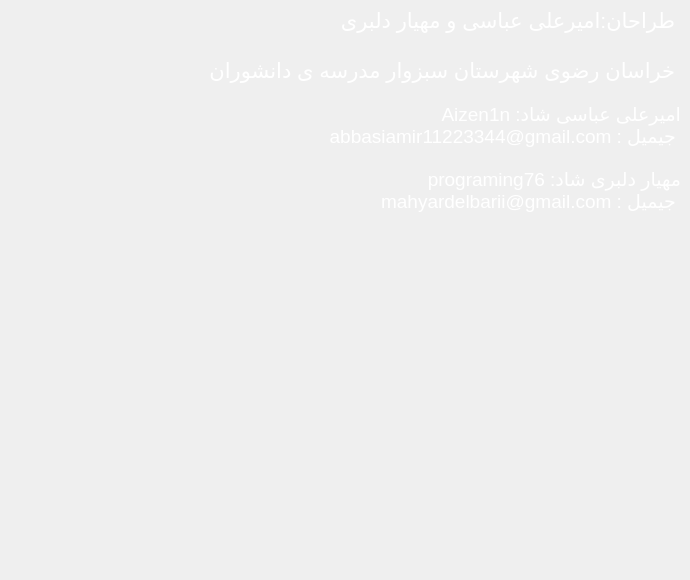
         <widget class="QWidget" name="page_dar">
          <widget class="QLabel" name="label_5">
           <property name="geometry">
            <rect>
             <x>230</x>
             <y>0</y>
             <width>451</width>
             <height>41</height>
            </rect>
           </property>
           <property name="font">
            <font>
             <pointsize>16</pointsize>
             <weight>50</weight>
             <italic>false</italic>
             <bold>false</bold>
            </font>
           </property>
           <property name="styleSheet">
            <string notr="true">font-size:100vw;
color:rgb(255, 255, 255)
</string>
           </property>
           <property name="text">
            <string> طراحان:امیرعلی عباسی و مهیار دلبری </string>
           </property>
          </widget>
          <widget class="QLabel" name="label_7">
           <property name="geometry">
            <rect>
             <x>40</x>
             <y>50</y>
             <width>641</width>
             <height>41</height>
            </rect>
           </property>
           <property name="font">
            <font>
             <pointsize>16</pointsize>
             <weight>50</weight>
             <italic>false</italic>
             <bold>false</bold>
            </font>
           </property>
           <property name="styleSheet">
            <string notr="true">font:16pt;
color:rgb(255, 255, 255)
</string>
           </property>
           <property name="text">
            <string> خراسان رضوی شهرستان سبزوار مدرسه ی دانشوران</string>
           </property>
          </widget>
          <widget class="QLabel" name="label_31">
           <property name="geometry">
            <rect>
             <x>0</x>
             <y>90</y>
             <width>681</width>
             <height>71</height>
            </rect>
           </property>
           <property name="font">
            <font>
             <pointsize>14</pointsize>
             <weight>50</weight>
             <italic>false</italic>
             <bold>false</bold>
            </font>
           </property>
           <property name="styleSheet">
            <string notr="true">font:14pt;
color:rgb(255, 255, 255)
</string>
           </property>
           <property name="text">
            <string> امیرعلی عباسی شاد: Aizen1n 
 جیمیل : abbasiamir11223344@gmail.com</string>
           </property>
          </widget>
          <widget class="QLabel" name="label_32">
           <property name="geometry">
            <rect>
             <x>0</x>
             <y>160</y>
             <width>681</width>
             <height>61</height>
            </rect>
           </property>
           <property name="font">
            <font>
             <pointsize>14</pointsize>
             <weight>50</weight>
             <italic>false</italic>
             <bold>false</bold>
            </font>
           </property>
           <property name="styleSheet">
            <string notr="true">font:14pt;
color:rgb(255, 255, 255)
</string>
           </property>
           <property name="text">
            <string> مهیار دلبری شاد: programing76 
 جیمیل : mahyardelbarii@gmail.com</string>
           </property>
          </widget>
          <widget class="QLabel" name="label_33">
           <property name="geometry">
            <rect>
             <x>50</x>
             <y>220</y>
             <width>631</width>
             <height>351</height>
            </rect>
           </property>
           <property name="text">
            <string/>
           </property>
           <property name="pixmap">
            <pixmap>:/Downloads/1681613106505.jpg</pixmap>
           </property>
           <property name="scaledContents">
            <bool>true</bool>
           </property>
          </widget>
         </widget>
